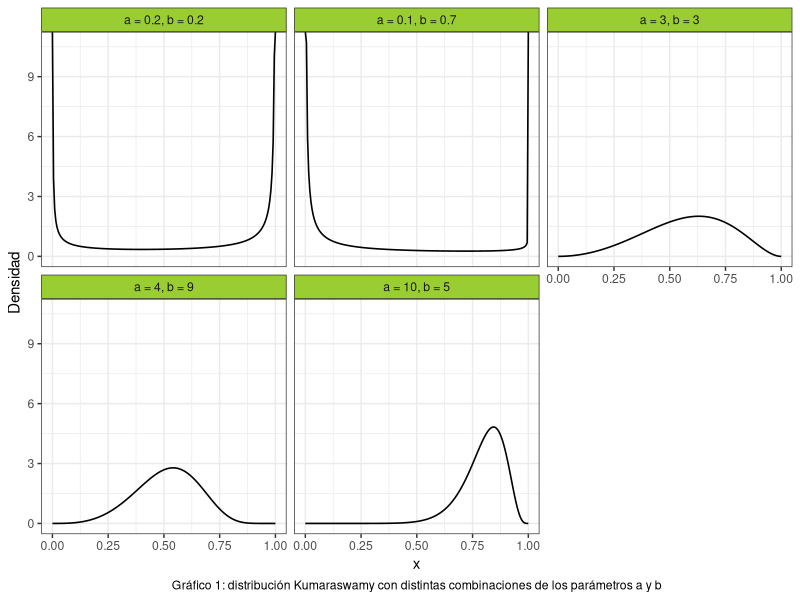
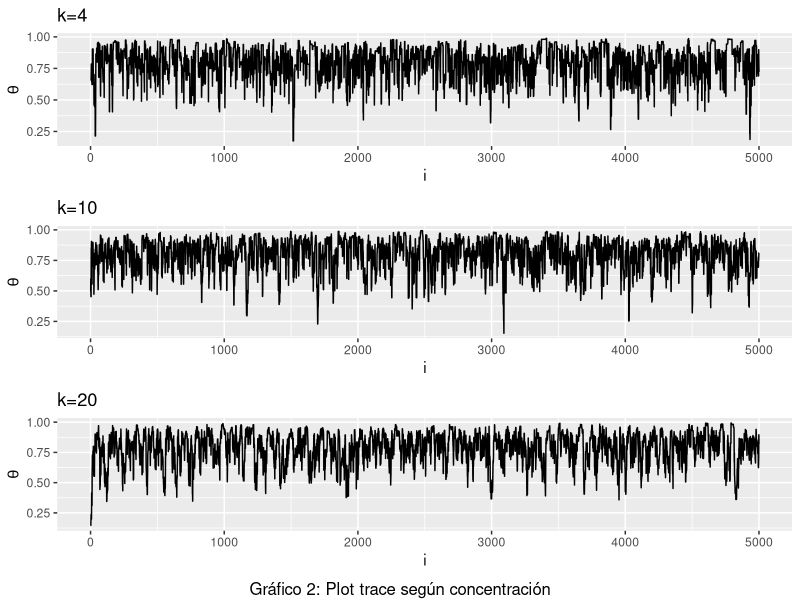
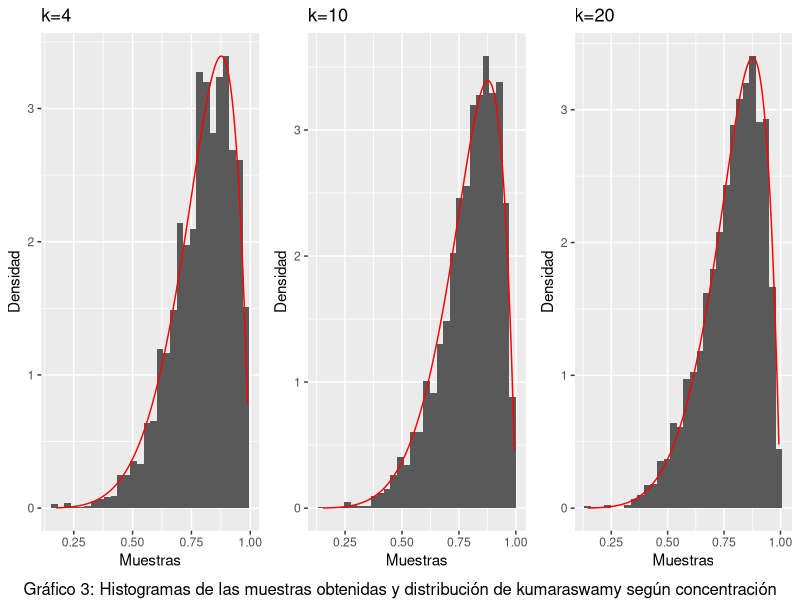
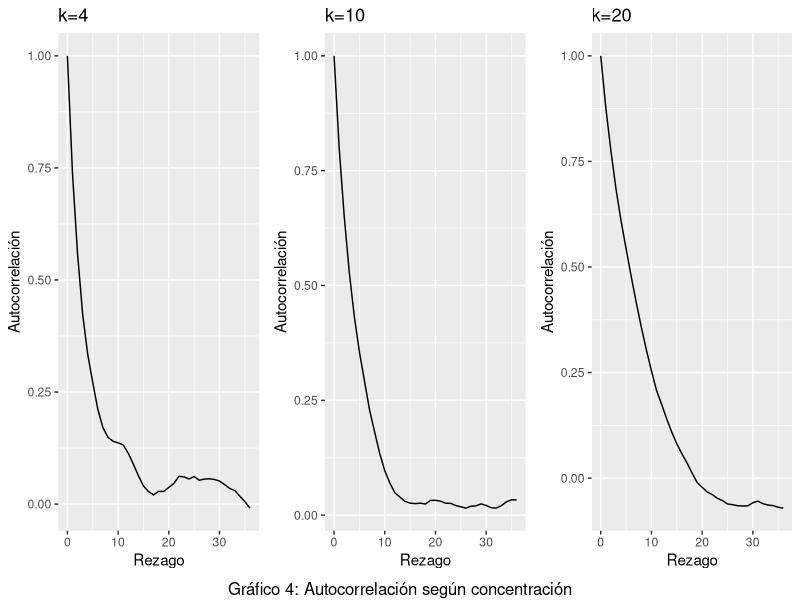
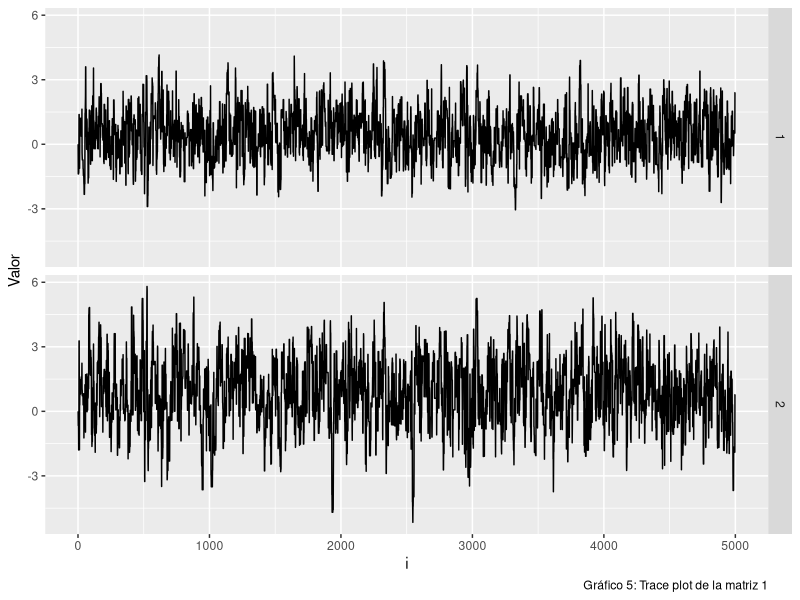
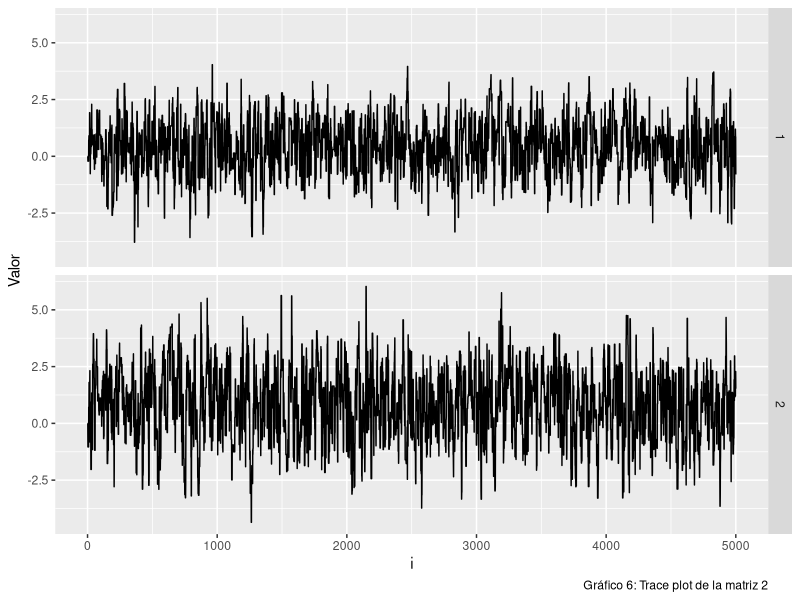
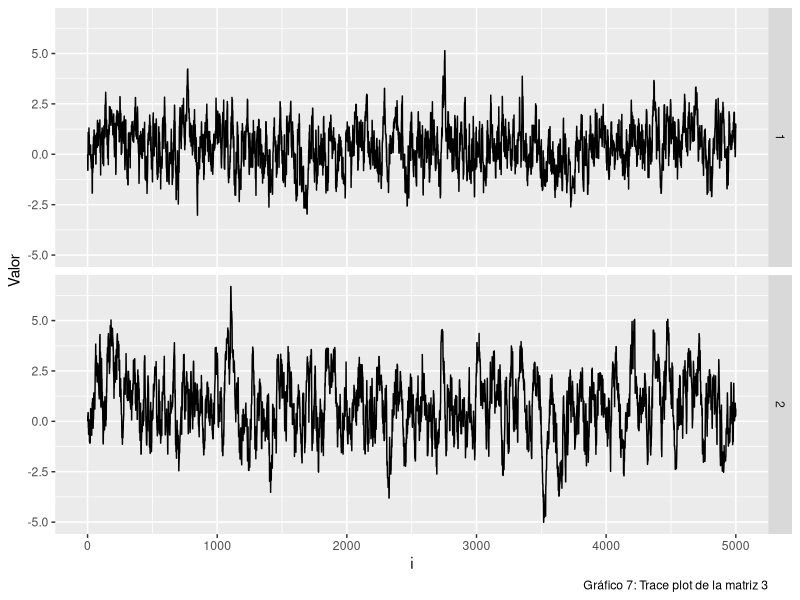
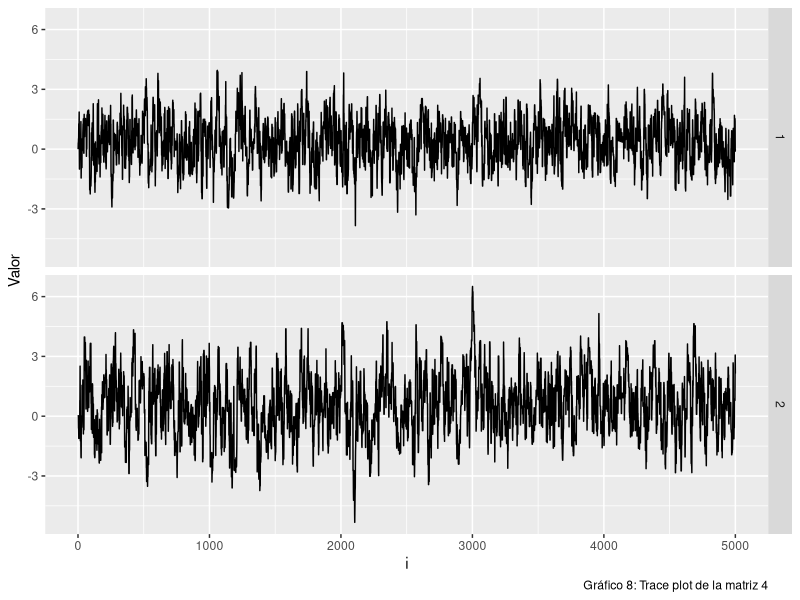

These charts were generated, in order, by the following R code:
## ---- chunk 1
#Librerias
library(ggplot2)
library(dplyr)
library(gridExtra)
library(kableExtra)
library(stats)
library(mvtnorm)
set.seed(394)
## ---- chunk 2

cant_saltos <- 0


sample_mh <- function(d_objetivo, r_propuesta, d_propuesta, p_inicial, n) {
  muestras <- matrix(nrow = n, ncol = length(p_inicial))
  muestras[1, ] <- p_inicial
  
  for(i in 2:n) {
    p_actual <- muestras[i-1,]
    p_nuevo <- r_propuesta(p_actual)
    
    f_nuevo <- d_objetivo(p_nuevo)
    f_actual <- d_objetivo(p_actual)
    
    q_actual <- d_propuesta(p_actual, mean = p_nuevo)
    q_nuevo <- d_propuesta(p_nuevo, mean = p_actual)
    
    alpha <- min(1, (f_nuevo/f_actual)*(q_actual/q_nuevo))
    aceptar <- rbinom(1, 1, alpha)
    
    if(aceptar) { 
      muestras[i,] <- p_nuevo
      cant_saltos <- cant_saltos + 1
      
    } else {
      muestras[i,] <- p_actual
    }
  }
  
  if (ncol(muestras) == 1) {
    muestras <- as.vector(muestras)
  } 
  return(list(muestras=muestras,cant_saltos=cant_saltos))
}

## ---- chunk 3
#Punto 2
# Crear grilla para los valores de "x"
grid_n <- 200
x_grid <- seq(0, 1, length.out = grid_n)

kumaraswamy <- function(x, a, b){
  a*b*(x^(a-1))*((1-(x^a))^(b-1))
}

a <- c(0.2, 0.1, 3, 4, 10)
b <- c(0.2, 0.7, 3, 9, 5)


#Creamos un data frame para graficar la distribución de Kumaraswamy:

data1 <- data.frame(
  Funcion = as.factor(rep(1:5, each = grid_n)),
  Densidad = numeric(5 * grid_n),
  Grilla = rep(x_grid, times = 5)
) 

# Completamos el data frame con las densidades:
for(i in 1:5) {
    indices <- seq(from = 1 + (i - 1) * 200, to = 200 + (i - 1) * 200)
    data1$Densidad[indices] <- kumaraswamy(x_grid, a[i], b[i])
}

# Cambiamos las etiquetas de las variables para mejorar el gráfico
levels(data1$Funcion) <- c("a = 0.2, b = 0.2",
                           "a = 0.1, b = 0.7",
                           "a = 3, b = 3",
                           "a = 4, b = 9",
                           "a = 10, b = 5")

ggplot(data = data1, aes(x = Grilla, y = Densidad)) +
  geom_line(size = 0.55) +
  facet_wrap(~Funcion) +
  theme_bw() +
  labs(x = "x",
       caption = "Gráfico 1: distribución Kumaraswamy con distintas combinaciones de los parámetros a y b") + 
  theme(
    strip.background = element_rect(fill = "olivedrab3"),
    plot.caption = element_text(hjust = 0.5)
  )

## ---- chunk 4
#Punto 3
concentracion3 <- c(4,10,20)
tabla3 <- data.frame ( 
  concentracion = rep(concentracion3, each = 5000),
  muestra = numeric(15000)
  )
tasa3 <- numeric(3)

for (i in 1:3) {
#Funciones a usar
d_objetivo3 <- function(x) kumaraswamy(x, 6, 2)
d_propuesta3 <- function(x, mean) dbeta(x, shape1 = mean * concentracion3[i], shape2 = (1-mean) * concentracion3[i])
r_propuesta3 <- function(x) rbeta(1, shape1 = x * concentracion3[i], shape2 = (1-x) * concentracion3[i])
#Donde x hace referencia a mu
n3 <- 5000
p_inicial3 <- rbeta(1,shape1=2,shape2=2)
funcion3 <- sample_mh(d_objetivo3, r_propuesta3, d_propuesta3, p_inicial3, n3)
indices <- seq(from = 1 + (i - 1) * 5000, to = 5000 + (i - 1) * 5000)
tabla3$muestra[indices] <- funcion3$muestras

tasa3[i] <- funcion3$cant_saltos/n3
} 

#Tasa de aceptacion
tabla3_2 <- data.frame(
  Concentracion = c("4","10","20"),
  Tasa_de_aceptacion = tasa3
) %>%
  kable() %>%
  kable_styling(bootstrap_options = c("striped","hover","condensed")) %>%
  add_footnote("Tabla 1: Tasa de aceptación")

print(tabla3_2)
## ---- chunk 5

#Gata peluda junta
# Agrego una columna con el orden de las muestras
tabla3$orden <- rep(1:5000, times = 3)
tabla3$concentracion <- as.factor(tabla3$concentracion) 


# Gráfico con múltiples líneas
grafico3_1 <- ggplot(data = tabla3, aes(x = orden, y = muestra, group = concentracion, color = concentracion)) +
  geom_line() +
  theme_bw() +
  labs(x = "x", y = "y", color = "Group", caption = "Gráfico: Trace plot para las 3 concentraciones") +
  theme(legend.position = "top")  



#Trace plots
plot_trace <- function(x){
  data.frame(x = seq_along(x), y = x) %>% 
    ggplot() +
    geom_line(aes(x = x, y = y))
}

grafico3_2 <- plot_trace(tabla3$muestra[1:5000]) +
              labs(x = "i", y = expression(theta), title = "k=4")
grafico3_3 <- plot_trace(tabla3$muestra[5001:10000]) +
              labs(x = "i", y = expression(theta), title = "k=10")
grafico3_4 <- plot_trace(tabla3$muestra[10001:15000]) +
              labs(x = "i", y = expression(theta), title = "k=20")

grid.arrange(grafico3_2,grafico3_3,grafico3_4, nrow=3, bottom ="Gráfico 2: Plot trace según concentración")
## ---- chunk 6

#Histogramas
plot_hist <- function(x, d_objetivo3) {
  x_seq <- seq(min(x), max(x), length.out = n3)
  df_hist <- data.frame(x = x)
  df_line <- data.frame(x = x_seq, y = d_objetivo3(x_seq))
  
  ggplot(df_hist)+
    geom_histogram(aes(x = x, y =after_stat(density))) +
    geom_line(aes(x = x, y = y), data = df_line, color = "red")
}

grafico3_5 <- plot_hist(tabla3$muestra[1:5000],d_objetivo3) +
  labs (title = "k=4", x = "Muestras", y = "Densidad")
grafico3_6 <- plot_hist(tabla3$muestra[5001:10000],d_objetivo3) +
  labs (title = "k=10", x = "Muestras", y = "Densidad")
grafico3_7 <- plot_hist(tabla3$muestra[10001:15000],d_objetivo3) +
  labs (title = "k=20", x = "Muestras", y = "Densidad")

grid.arrange(grafico3_5,grafico3_6,grafico3_7,nrow=1, bottom = "Gráfico 3: Histogramas de las muestras obtenidas y distribución de kumaraswamy según concentración")

## ---- chunk 7

#Graficos de autocorrelacion
plot_acf <- function(data, title) {
  acf_result <- acf(data, plot = FALSE)
  ggplot() +
    geom_line(aes(y = acf_result$acf, x = acf_result$lag)) +
    labs(title = title, x = "Rezago", y = "Autocorrelación")
}


grafico3_8 <- plot_acf(tabla3$muestra[1:5000], "k=4")
grafico3_9 <- plot_acf(tabla3$muestra[5001:10000], "k=10")
grafico3_10 <- plot_acf(tabla3$muestra[10001:15000], "k=20")

grid.arrange(grafico3_8,grafico3_9,grafico3_10,nrow=1,  bottom = "Gráfico 4: Autocorrelación según concentración") 

## ---- chunk 8
#Punto 4
muestra4_1 <- tabla3$muestra[1:5000]
muestra4_2 <- tabla3$muestra[5001:10000]
muestra4_3 <- tabla3$muestra[10001:15000]

#Calculo de la media y los percentiles 5 y 95 para X:
variable_x <- data.frame(
  Muestra = c("1", "2", "3"),
  Concentración = c("k=4", "k=10", "k=20"),
  Medias =  c(mean(muestra4_1), mean(muestra4_2), mean(muestra4_3)),
  Percentil_5 = c(quantile(muestra4_1, prob = c(0.05)),
                  quantile(muestra4_2, prob = c(0.05)),
                  quantile(muestra4_3, prob = c(0.05))
                  ),
  Percentil_95 = c(quantile(muestra4_1, prob = c(0.95)),
                  quantile(muestra4_2, prob = c(0.95)),
                  quantile(muestra4_3, prob = c(0.95))
                  )
) %>%
  kable() %>%
  kable_styling(bootstrap_options = c("striped","hover","condensed")) %>%
  add_footnote("Tabla 2: Media y percentiles de X")

print(variable_x)


## ---- chunk 9
#Cálculo de la media y los percentiles 5 y 95 para logit(X):
l_m1 <- log((muestra4_1/(1-muestra4_1)))
l_m2 <- log((muestra4_2/(1-muestra4_2)))
l_m3 <- log((muestra4_3/(1-muestra4_3)))



variable_logit_X <- data.frame(
  Muestra = c("1", "2", "3"),
  Concentración = c("k=4", "k=10", "k=20"),
  Medias = c(mean(l_m1), mean(l_m2), mean(l_m3)),
  Percentil_5 = c(quantile(l_m1, prob = c(0.05)),
                  quantile(l_m2, prob = c(0.05)),
                  quantile(l_m3, prob = c(0.05))
                  ),
  Percentil_95 = c(quantile(l_m1, prob = c(0.95)),
                  quantile(l_m2, prob = c(0.95)),
                  quantile(l_m3, prob = c(0.95))
                  )
) %>%
  kable() %>%
  kable_styling(bootstrap_options = c("striped","hover","condensed")) %>%
  add_footnote("Tabla 3: Media y percentiles de logit(X)")


print(variable_logit_X)


## ---- chunk 10
#Paso 7

# Funciones a utilizar

#1.Trace plot
plot_trace <- function(x, y) {
  n <- length(x)
  df <- data.frame(
    x = rep(1:n, 2),
    y = c(x,y),
    dimension = rep(1:2, each = n),
    parametro = factor(rep(1:2, each = n), labels = c("mu[1]", "mu[2]")) 
  )
  
  ggplot(df) + 
    geom_line(aes(x = x, y = y)) +
    facet_grid(rows = vars(dimension)) +
    labs(x = "i", y = "Valor", color = parse(text ="Parámetro"))
}



#2. Número efectivo de muestras
n_eff <- function(muestras){
  S <- length(muestras)
  autocorr <- acf(muestras, plot = F, lag = Inf)$acf
  limite <- which((autocorr < 0.001))[1] #sumamos hasta ese valor
  denom <- 1 + 2 * sum(autocorr[2:limite])
  
  S/denom
  
}


n7 <- 5000
funcion7_1 <- function(matriz_cov) {
    d_objetivo7 <- function(x) dmvnorm(x,c(0.4,0.75),matrix(c(1.35,0.4,0.4,2.4),nrow=2))
    d_propuesta7 <- function(x, mean) dmvnorm(x,mean = mean ,sigma = matriz_cov)
    r_propuesta7 <- function(x) rmvnorm(1, mean = x, sigma = matriz_cov)  


funcion7 <- sample_mh(d_objetivo7,r_propuesta7,d_propuesta7,c(0,0),n7)
muestra7 <- funcion7$muestras
grafico7_1 <- plot_trace(muestra7[,1],muestra7[,2])
n_eff7_1 <- n_eff(muestra7[,1])
n_eff7_2 <- n_eff(muestra7[,2])
 return(list(grafico = grafico7_1, n1 = n_eff7_1, n2 = n_eff7_2,
             muestra7 = muestra7))

}

#Evalucación de diferentes matrices de variancia y covariancia
matriz1 <- funcion7_1(matrix(c(2, 0.5, 0.5, 3), nrow = 2))
matriz2 <- funcion7_1(matrix(c(2, 0, 0, 3), nrow = 2))
matriz3 <- funcion7_1(matrix(c(0.4, 0, 0, 0.4), nrow = 2))
matriz4 <- funcion7_1(matrix(c(1, 0, 0, 1), nrow = 2))
matriz5 <- funcion7_1(matrix(c(5, 0, 0, 6), nrow = 2))

matriz1$grafico + labs(caption = "Gráfico 5: Trace plot de la matriz 1") +
    theme(legend.position = "none")
matriz2$grafico + labs(caption = "Gráfico 6: Trace plot de la matriz 2") +
    theme(legend.position = "none")
matriz3$grafico + labs(caption = "Gráfico 7: Trace plot de la matriz 3") +
    theme(legend.position = "none")
matriz4$grafico + labs(caption = "Gráfico 8: Trace plot de la matriz 4") +
    theme(legend.position = "none")
matriz5$grafico + labs(caption = "Gráfico 9: Trace plot de la matriz 5") +
    theme(legend.position = "none")

## ---- chunk 11

tabla <- data.frame(
  Matriz = c("1", "2", "3", "4", "5"),
  Num_efectivo_p1 = trunc(c(matriz1$n1, matriz2$n1, matriz3$n1, matriz4$n1, matriz5$n1)),
  Num_efectivo_p2 = trunc(c(matriz1$n2, matriz2$n2, matriz3$n2, matriz4$n2, matriz5$n2))
  ) %>%
  kable() %>%
  kable_styling(bootstrap_options = c("striped","hover","condensed")) %>%
  add_footnote("Tabla 4: Números efectivos de muestras para cada matriz y cada parámetro")

print(tabla)
#Nos quedariamos con la ultima matriz.
## ---- chunk 12
#Punto 8: se calculan las probabilidades con la última matriz de var y cov.
muestra7 <- as.data.frame(matriz5$muestra7)
colnames(muestra7) <- c("X", "Y")

#Probabilidades estimadas
#Probabilidad n°1:
prob1 <- muestra7 %>% 
  filter(X > 1) %>% 
  count(Y < 0)

p1 <- prob1$n[2]/(n7)


#Probabilidad n°2:
prob2 <- muestra7 %>% 
  filter(X > 1) %>% 
  count(Y > 2)

p2 <- prob2$n[2]/(n7)



#Probabilidad n°3:
prob3 <- muestra7 %>% 
  filter(X > 0.4) %>% 
  count(Y > 0.75)

p3 <- prob3$n[2]/(n7)



#Probabilidades reales:

#Probabilidad n°1:
p4 <- pmvnorm(lower = c(1, -Inf), upper = c(Inf, 0), 
        mean = c(0.4, 0.75), sigma = matrix(c(1.35, 0.4, 0.4, 2.4), nrow = 2))

#Cómo funcionan "lower" y "upper"? 
#"lower" es un vector que indica los limites inferiores de cada variable: 1 para X y -Infinito para Y; "upper" funciona de manera igual.


#Probabilidad n°2:
p5 <- pmvnorm(lower = c(1, 2), upper = c(Inf, Inf), 
        mean = c(0.4, 0.75), sigma = matrix(c(1.35, 0.4, 0.4, 2.4), nrow = 2))



#Probabilidad n°3:
p6 <- pmvnorm(lower = c(0.4, 0.75), upper = c(Inf, Inf), 
        mean = c(0.4, 0.75), sigma = matrix(c(1.35, 0.4, 0.4, 2.4), nrow = 2))

data.frame (
  Probabilidad = c("i","ii","iii"),
  Estimada = c(p1,p2,p3),
  Real = c(p4,p5,p6)
) %>%
  kable() %>%
  kable_styling(bootstrap_options = c("striped","hover","condensed")) %>%
  add_footnote("Tabla 5: Probabilidades estimadas y reales")
## ---- chunk 13
#Punto 9

p_estrella <- function(x, a, b){
  exp(-((((a - x[1])^2) + b * ((x[2] - x[1])^2))^2))
}



n9 <- 5000

funcion9_1 <- function(matriz_cov) {
    d_objetivo9 <- function(x) p_estrella(x, 0.5, 5)
    d_propuesta9 <- function(x, mean) dmvnorm(x, mean = mean, sigma = matriz_cov)
    r_propuesta9 <- function(x) rmvnorm(1, mean = x, sigma = matriz_cov)  
    
    funcion9 <- sample_mh(d_objetivo9,r_propuesta9,d_propuesta9,c(0,0),n9)
    muestra9 <- funcion9$muestras
    grafico9_1 <- plot_trace(muestra9[,1],muestra9[,2])
    
    n_eff9_1 <- n_eff(muestra9[,1])
    n_eff9_2 <- n_eff(muestra9[,2])
    tasa9 <- funcion9$cant_saltos/n9
    autocorr_1 <- acf(muestra9[,1], plot = F)
    autocorr_2 <- acf(muestra9[,2], plot = F)
    
    return(list(grafico = grafico9_1, n1 = n_eff9_1, n2 = n_eff9_2,
             muestra9 = muestra9, tasa9 = tasa9, autocorr_p1 = autocorr_1,
             autocorr_p2 = autocorr_2))

}


matriz1 <- funcion9_1(matrix(c(0.3, 0.1, 0.1, 0.2), nrow = 2))
matriz2 <- funcion9_1(matrix(c(2, 0, 0, 2), nrow = 2))
matriz3 <- funcion9_1(matrix(c(4, 1, 1, 4), nrow = 2))



grafico9_1_1 <- ggplot()+
  geom_line(aes(y = matriz1$autocorr_p1$acf, x = matriz1$autocorr_p1$lag)) +
  labs (title = "Autocorrelación para 'a' ", x = "Rezago", y = "Autocorrelación")

grafico9_1_2 <- ggplot()+
  geom_line(aes(y = matriz1$autocorr_p2$acf, x = matriz1$autocorr_p2$lag)) +
  labs (title = "Autocorrelación para 'b' ", x = "Rezago", y = "Autocorrelación")


grafico9_2_1 <- ggplot()+
  geom_line(aes(y = matriz2$autocorr_p1$acf, x = matriz2$autocorr_p1$lag)) +
  labs (title = "Autocorrelación para 'a' ", x = "Rezago", y = "Autocorrelación")

grafico9_2_2 <- ggplot()+
  geom_line(aes(y = matriz2$autocorr_p2$acf, x = matriz2$autocorr_p2$lag)) +
  labs (title = "Autocorrelación para 'b' ", x = "Rezago", y = "Autocorrelación")

grafico9_3_1 <- ggplot()+
  geom_line(aes(y = matriz3$autocorr_p1$acf, x = matriz3$autocorr_p1$lag)) +
  labs (title = "Autocorrelación para 'a' ", x = "Rezago", y = "Autocorrelación")


grafico9_3_2 <- ggplot()+
  geom_line(aes(y = matriz3$autocorr_p2$acf, x = matriz3$autocorr_p2$lag)) +
  labs (title = "Autocorrelación para 'b' ", x = "Rezago", y = "Autocorrelación")
## ---- chunk 14
grid.arrange(matriz1$grafico, matriz3$grafico, ncol= 2)

tasas <- data.frame(
  Matriz = c("1", "2", "3"),
  Tasa = c(matriz1$tasa9, matriz2$tasa9, matriz3$tasa9)
)


grid.arrange(grafico9_1_1, grafico9_2_1, grafico9_3_1, ncol = 3)
grid.arrange(grafico9_1_2, grafico9_2_2, grafico9_3_2, ncol = 3)
## ---- chunk 15
#Punto 10
muestra9 <- as.data.frame(matriz1$muestra9)
colnames(muestra9) <- c("X", "Y")

#Probabilidades estimadas
#Probabilidad n°1:
prob1 <- muestra9 %>% 
  filter(X > 0 & X < 1 ) %>% 
  count(Y < 1 & Y > 0)

prob1$n[2]/(n9)



#Probabilidad n°2:
prob2 <- muestra9 %>% 
  filter(X > -1 & X < 0 ) %>% 
  count(Y < 1 & Y > 0)

prob2$n[2]/(n9)




#Probabilidad n°3:
prob3 <- muestra9 %>% 
  filter(X > 1 & X < 2 ) %>% 
  count(Y < 3 & Y > 2)

prob3$n[2]/(n9)
## ---- chunk 16
# Punto 11
# Calculo P(0<X1<1, 0<X2<1)

k <- 10000
u <- matrix(runif(k*2), ncol = 2)
p_estrella_eval <- numeric(k)

for (i in 1:k) {
  p_estrella_eval[i] <- p_estrella(u[i,], 0.5, 5)
}

rdo_prob1 <- mean(p_estrella_eval)

# Calculo P(-1<X1<0, 0<X2<1)

u <- matrix(c(runif(k, min = -1, max = 0),
              runif(k, min = 0, max = 1)),
            ncol = 2)

for (i in 1:k) {
  p_estrella_eval[i] <- p_estrella(u[i,], 0.5, 5)
}

rdo_prob2 <- mean(p_estrella_eval)

# Calculo P(1<X1<2, 2<X2<3)

u <- matrix(c(runif(k, min = 1, max = 2),
              runif(k, min = 2, max = 3)),
            ncol = 2)

for (i in 1:k) {
  p_estrella_eval[i] <- p_estrella(u[i,], 0.5, 5)
}

rdo_prob3 <- mean(p_estrella_eval)
